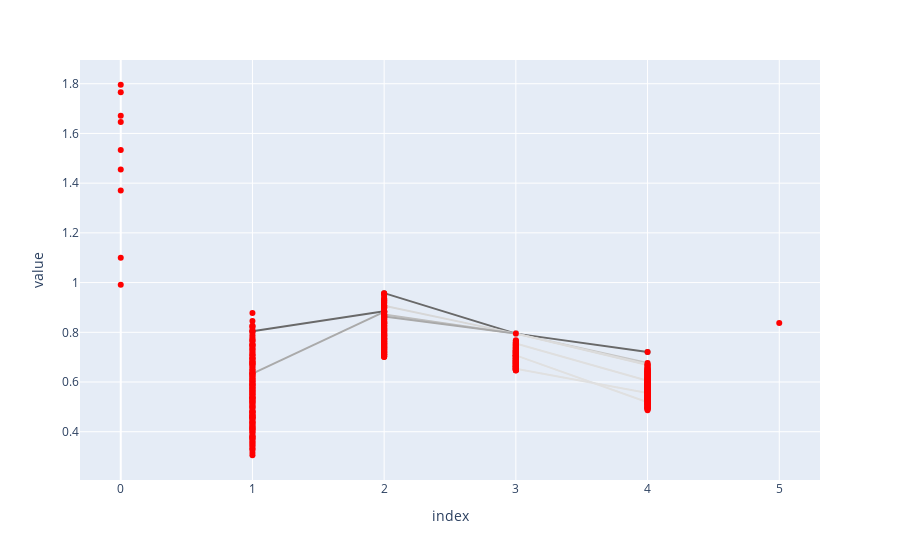

Here is the notebook cell this chart was saved with:
### Code cell
svr.plot(sigmaThreshold=250)
